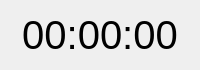
<?xml version="1.0" encoding="UTF-8"?>
<ui version="4.0">
 <class>FloatWindow</class>
 <widget class="QWidget" name="FloatWindow">
  <property name="geometry">
   <rect>
    <x>0</x>
    <y>0</y>
    <width>200</width>
    <height>70</height>
   </rect>
  </property>
  <property name="windowTitle">
   <string>Form</string>
  </property>
  <layout class="QHBoxLayout" name="horizontalLayout">
   <property name="spacing">
    <number>0</number>
   </property>
   <property name="leftMargin">
    <number>0</number>
   </property>
   <property name="topMargin">
    <number>0</number>
   </property>
   <property name="rightMargin">
    <number>0</number>
   </property>
   <property name="bottomMargin">
    <number>0</number>
   </property>
   <item>
    <widget class="QWidget" name="centralwidget" native="true">
     <layout class="QHBoxLayout" name="horizontalLayout_2">
      <property name="spacing">
       <number>0</number>
      </property>
      <property name="leftMargin">
       <number>0</number>
      </property>
      <property name="topMargin">
       <number>0</number>
      </property>
      <property name="rightMargin">
       <number>0</number>
      </property>
      <property name="bottomMargin">
       <number>0</number>
      </property>
      <item>
       <widget class="QLabel" name="clockLabel">
        <property name="font">
         <font>
          <pointsize>30</pointsize>
         </font>
        </property>
        <property name="text">
         <string>00:00:00</string>
        </property>
        <property name="alignment">
         <set>Qt::AlignCenter</set>
        </property>
       </widget>
      </item>
     </layout>
    </widget>
   </item>
  </layout>
 </widget>
 <resources/>
 <connections/>
</ui>
